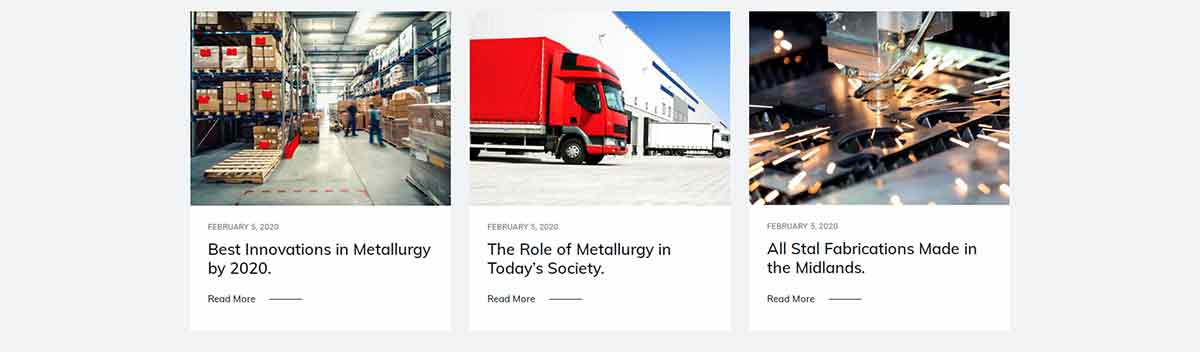
#> input picture ----external template/External template/documentation/stal/assets/images/image_12.jpg, 1200 x 352 px
$ python foto_banner.py '../../----external template/External template/documentation/stal/assets/images/image_12.jpg' '../../----external template/External template/documentation/stal/assets/images/image_13.jpg'
#> lines starting #> are read from the running program, lines starting #| are printed output that depends on the picture
### _ferramentas/arcos/arcos.py
# -*- coding: utf-8 -*-
"""Esquema por arcos da home da Ideal Metrics (secao «Conhecimento»).

REFERENCIA. catalystbehavioral.com/litigation-surveys monta o esquema com quatro
camadas SVG empilhadas: discos palidos cheios, contornos finos de 1px, os
rotulos e uns cartoes. Cada camada desliza numa velocidade propria quando a
pagina rola, e e isso que da profundidade. Os discos NAO sao concentricos aos
contornos: sao manchas independentes por tras.

AQUI. Tres camadas no mesmo vocabulario do site:
  discos    #F0EFEA, o «creme da casa escurecido 4%» que a secao Demandas ja usa
  aros      1px em tinta a 16%; tracejado = divisao de inteligencia
  rotulos   titulo do tema no centro do aro e as normas em pilulas SOBRE o aro,
            no mesmo desenho das etiquetas da secao Demandas (rx 3, branco,
            contorno a 10%, IBM Plex Sans Condensed 500)

CONTEUDO. Temas e normas tirados do mapa estrategico v1.1
(mapa-estrategico-ideal-metrics.html, MAPA.padronizacao e MAPA.inteligencia).
Nada de cliente, onde ja aconteceu, estado ou CNAE.

As larguras das pilulas vem de larguras.json, MEDIDAS no navegador com a fonte
do site (getComputedTextLength), e nao estimadas."""

import json, math, os

AQUI = os.path.dirname(os.path.abspath(__file__))
VB_W, VB_H = 1000, 600
PAD_X, PIL_H = 8, 20           # respiro lateral e altura da pilula, em unidades do viewBox
# 24/09: TODAS as etiquetas com a mesma largura, 62 unidades, menos as de nome
# muito grande, que crescem so o necessario (GHG Protocol, ABNT PR 2030,
# ISO/IEC 27001 e Observatorio setorial)
PIL_W = 62
TXT_PIL, TXT_TIT, LH_TIT = 8.5, 10.5, 12.5   # 22/09: titulo menor a pedido do Leandro (era 13)
# 21/09: etiqueta menor a pedido do Leandro (era 12,5 de corpo e 26 de altura).
# larguras.json foi medido a 12,5: a largura do texto escala linear com o corpo
ESC_PIL = TXT_PIL / 12.5
ESC_TIT = TXT_TIT / 19          # os titulos de larguras.json foram medidos a 19

# (id, pagina, divisao, cx, cy, r, linhas do titulo, [(norma, angulo em graus)])
# angulo: 0 = direita, 90 = baixo (y do SVG cresce para baixo)
TEMAS = [
 # 10/10/2026 (noite): OS DEZ TEMAS DO SITE (os mesmos da figura «Temas de gestao», da grade e do filtro), a pedido
 # do Leandro. «Sistemas de gestao ISO» continua o EIXO no meio, sem etiqueta propria: oito temas ENCOSTAM nele
 # (tangentes, a 45 graus um do outro) e a norma ISO de cada tema mora no ponto de contato (ISO 9001, 14001, 50001,
 # 22000, 37001, 39001, 45001 e ISO/IEC 27001). Fora do eixo, Sustentabilidade e ESG encosta em Responsabilidade
 # social pela SA 8000, e Estudos fica a parte. «Padroes de mercado» deixou de ser tema: FSC foi para Meio ambiente,
 # EcoVadis e IFC para Sustentabilidade e ESG. Segurança viaria (ISO 39001) entrou.
 ('iso', 'implantacao-iso.html', 'p', 420, 300, 120, ['Sistemas de', 'gestão ISO'], []),
 ('qualidade', 'norma-iso-9001.html', 'p', 420, 128, 52, ['Qualidade'],
    [('ISO 9001', 'cruza:iso:baixo'), ('ISO 41001', -135), ('IATF 16949', -45)]),
 ('ambiente', 'norma-iso-14001.html', 'p', 547, 173, 60, ['Meio', 'ambiente'],
    [('ISO 14001', 'cruza:iso:baixo'), ('FSC', -125), ('Rainforest Alliance', -40)]),
 ('carbono', 'gestao-carbono.html', 'p', 604, 300, 64, ['Clima e', 'carbono'],
    [('ISO 50001', 'cruza:iso:baixo'), ('GHG Protocol', -75), ('ISO 14064', -25), ('ISO 14068', 25), ('SBTi', 75)]),
 ('alimentos', 'seguranca-alimentos.html', 'p', 541.6, 421.6, 52, ['Segurança', 'de alimentos'],
    [('ISO 22000', 'cruza:iso:baixo'), ('FSSC 22000', 45)]),
 ('compliance', 'compliance-seguranca-informacao.html', 'p', 420, 472, 52, ['Compliance', 'e riscos'],
    [('ISO 37001', 'cruza:iso:baixo'), ('ISO 37301', 45), ('ISO 22301', 135)]),
 ('viaria', 'seguranca-viaria.html', 'p', 298.4, 421.6, 52, ['Segurança', 'viária'],
    [('ISO 39001', 'cruza:iso:baixo'), ('ISO 39002', 135)]),
 ('nrs', 'norma-iso-45001.html', 'p', 236, 300, 64, ['Saúde e', 'segurança', 'do trabalho'],
    [('ISO 45001', 'cruza:iso:baixo'), ('NR-01', 135), ('NR-12', 180), ('NR-17', -135)]),
 ('si', 'compliance-seguranca-informacao.html', 'p', 293, 173, 60, ['Segurança da', 'informação'],
    [('ISO/IEC 27001', 'cruza:iso:baixo'), ('ISO/IEC 27701', -150), ('LGPD', -100)]),
 ('esg', 'esg.html', 'p', 800, 225, 74, ['Sustentabilidade', 'e ESG'],
    [('ABNT PR 2030', -140), ('GRI', 140), ('IFRS S1 e S2', -90), ('EcoVadis', 90), ('IFC', 40)]),
 ('smeta', 'sedex-smeta.html', 'p', 898, 142, 54, ['Responsabilidade', 'social'],
    [('SA 8000', 'cruza:esg:baixo'), ('SMETA 7.0', -65)]),
 ('estudos', 'estudos-pesquisa.html', 'i', 850, 455, 62, ['Estudos e', 'pesquisa', 'aplicada'],
    [('Nota técnica', 90), ('Observatório setorial', -145), ('EUDR', -35)]),
]

# os pares que se tocam de proposito: a etiqueta da norma mora no ponto de contato
_SAT = ['qualidade', 'ambiente', 'carbono', 'alimentos', 'compliance', 'viaria', 'nrs', 'si']
CRUZAM = {frozenset((t, 'iso')) for t in _SAT} | {frozenset(('smeta', 'esg'))}

# 27/09/2026: «quero que encoste mas nao passe, apenas encoste os aros». O primeiro de cada par anda na linha dos
# centros ate a distancia ser exatamente a soma dos raios; o segundo fica. 10/10: os oito temas do eixo e o par
# Responsabilidade social / Sustentabilidade e ESG.
ENCOSTAR = [(t, 'iso') for t in _SAT] + [('smeta', 'esg')]
def _encosta():
    por = {t[0]: list(t) for t in TEMAS}
    for mov, fixo in ENCOSTAR:
        m, f = por[mov], por[fixo]
        dx, dy = m[3] - f[3], m[4] - f[4]
        d = math.hypot(dx, dy)
        m[3] = f[3] + dx / d * (m[5] + f[5]); m[4] = f[4] + dy / d * (m[5] + f[5])
    return [tuple(por[t[0]]) for t in TEMAS]
TEMAS = _encosta()

# manchas cheias por tras, independentes dos aros (como na referencia), todas
# DENTRO da prancha: a primeira versao deixava uma sair por baixo
# 22/09: manchas 20% menores e tudo mais junto (o esquema deixou de ocupar a largura da pagina)
DISCOS = [(360, 250, 88), (530, 390, 72), (230, 375, 64), (825, 170, 70), (880, 462, 58)]   # 10/10: refeitas para o desenho dos dez temas
# 21/09/2026: tres dos cinco discos em AZUL palido (o ISO, o do ESG com Padroes
# de mercado e o de Estudos), a pedido do Leandro: «quero que tenha partes em
# azul». Os outros dois ficam no bege da casa. Indices de DISCOS.
# 21/09 (noite): «esqueca o bege no diagrama»: TODAS as manchas na trama da do
# ISO (tom 0,95, ~15% de pontos azuis). Antes eram 0, 2 e 4 azuis e o resto bege.
DISCOS_AZUIS = set(range(len(DISCOS)))
# 21/09/2026: os aros soltos (sem rotulo, so ritmo, copiados da referencia)
# SAIRAM. O Leandro perguntou para que serviam, e a resposta era: para nada.
# Todo aro desta secao e um tema.
AROS_SOLTOS = []

def larguras():
    p = os.path.join(AQUI, 'larguras.json')
    return json.load(open(p, encoding='utf-8')) if os.path.exists(p) else {}


# [113 lines left out: functions aro, cruzamento, normas_de, pilulas, titulos, colisoes, not called in this run]


def esc(s):
    return s.replace('&', '&amp;').replace('<', '&lt;').replace('>', '&gt;').replace('"', '&quot;')


# [52 lines left out: functions svg, lista, css_hover, not called in this run]


# [6 lines that do not run on import are left out]


# [13 lines left out: function limites, not called in this run]

### _ferramentas/arcos/manchas.py
# -*- coding: utf-8 -*-
"""As manchas da secao «Conhecimento» viram imagem, para o motor ditherVivo.

POR QUE. O Leandro pediu as manchas mais escuras e com o mesmo rastro do mouse
das fotos da primeira secao. Esse rastro e do motor ditherVivo do index.html:
ele recebe uma imagem de LUMINANCIA, passa pela curva de tom da casa, trama em
Bayer 4x4 por pixel de tela nas quatro cores da rampa, e engrossa a trama onde o
mouse passa. A folha da secao Demandas ja usa o motor assim, com imagem gerada.

O QUE SAI em img/:
  conhecimento-manchas-lum.webp    luminancia, sem perda, que o motor le
  conhecimento-manchas-bayer.webp  a mesma coisa ja tramada, para quem nao tem
                                   WebGL (e para o primeiro quadro)

TOM. O fundo sai em luminancia 1, que a curva leva ao creme puro: fora das
manchas, nada de trama. Dentro, o tom-alvo e escolhido NA SAIDA e a curva e
invertida para achar a luminancia, como o gerador da folha fez:
  mancha azul   tom 0,95   -> 15% dos pontos na azul clara da rampa
  mancha bege   tom 0,975  ->  8%
  cruzamento    o mais escuro dos dois, menos 0,015
(ate 21/09 a tarde eram 0,84 e 0,90, 48% e 30%: o Leandro pediu muito mais claro)
A curva e a do shader: tom = sigmoide(g^0,86, contraste 1,55) + 0,35.

A imagem tem a MESMA caixa do viewBox do SVG, entao cada mancha cai exatamente
onde estava o circulo."""

import math, os, sys
import numpy as np
from PIL import Image

AQUI = os.path.dirname(os.path.abspath(__file__))
sys.path.insert(0, AQUI)
import arcos

SITE = os.path.dirname(os.path.dirname(AQUI))
GAMA, CTR, BRILHO = .86, 1.55, .35
TOM_AZUL, TOM_BEGE, CRUZA = .965, .98, .008   # 24/09 (tarde): «podem ficar mais densas, mas 50% mais transparentes»: 11% de pontos, e a camada inteira a 50% no CSS (monta.py)
# a rampa da folha Demandas (e da tira da 1a secao), ja passada pelo filtro creme
CORES = np.array([[21.2, 50.9, 80.6], [24.2, 56.2, 88.1], [103.0, 146.1, 189.4], [250, 249, 245]])
LARG = 1800          # a vaga passou a ocupar a largura da pagina (ate ~1440 css vezes 1,25)


def tom(g):
    v = np.clip(np.power(np.maximum(g, 0), GAMA), 1e-6, 1 - 1e-6)
    a, b = np.power(v, CTR), np.power(1 - v, CTR)
    return np.clip(a / (a + b) + BRILHO, 0, 1)


# [45 lines left out: functions lum_para, main, not called in this run]


# [2 lines that do not run on import are left out]

### _ferramentas/banner/foto_banner.py
# -*- coding: utf-8 -*-
"""Foto no banner de uma pagina, no jeito do site da CQT: creme puro a esquerda,
onde se le o titulo, e a foto aparecendo sob a trama para a direita.

    python _ferramentas/banner/foto_banner.py <cru.jpg> <saida-lum.webp> [--gama 1.4]

COMO FUNCIONA. O motor js/trama.js recebe uma imagem de LUMINANCIA e faz a trama
Bayer da casa por pixel de tela. Entao o esvanecimento nao e opacidade: e a
propria luminancia que vai de 1 (creme, sem ponto nenhum) a esquerda para a foto
a direita. Assim o titulo fica sobre creme limpo e a foto nasce sem borda.

  x < INICIO          -> creme puro
  INICIO .. FIM       -> rampa suave (smoothstep) entre creme e foto
  x > FIM             -> a foto, com a gama aplicada

RECORTE. A faixa e larga (a vaga tem ~1900 x 300 css). A imagem sai em 3:1, e o
cover do motor corta o resto. O recorte pega a parte de baixo do quadro, onde
esta a operacao, e nao o ceu vazio."""

import os, sys
import numpy as np
from PIL import Image

AQUI = os.path.dirname(os.path.abspath(__file__))
SITE = os.path.dirname(os.path.dirname(AQUI))
sys.path.insert(0, os.path.join(SITE, '_ferramentas', 'arcos'))
import manchas

LARG, ALT = 2400, 800          # 3:1, com folga para o cover
INICIO, FIM = .30, .78         # onde a foto comeca a aparecer e onde fica inteira
TOPO = .30                     # de onde cortar na vertical (0 = topo do original)


def main(cru, saida, gama=1.4, inicio=INICIO, fim=FIM, suave=1.0):
#> called with gama = 1.4, inicio = 0.3, fim = 0.78, suave = 1
    im = Image.open(cru).convert('L')
    # recorte 3:1, ancorado abaixo do topo
    alvo = LARG / ALT
    w, h = im.size
    if w / h > alvo:
        nw = round(h * alvo); x0 = (w - nw) // 2
        im = im.crop((x0, 0, x0 + nw, h))
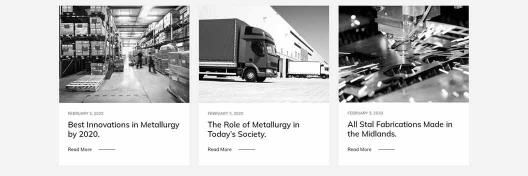
#> im: PIL image 1056x352 L (shown at 1/2 size); min 0, max 255, mean 199.4
    else:
        nh = round(w / alvo); y0 = min(max(0, round(h * TOPO)), h - nh)
        im = im.crop((0, y0, w, y0 + nh))
    im = im.resize((LARG, ALT), Image.LANCZOS)
#> im: PIL image 2400x800 L

    foto = np.clip(np.asarray(im, dtype=np.float64) / 255, 0, 1) ** gama
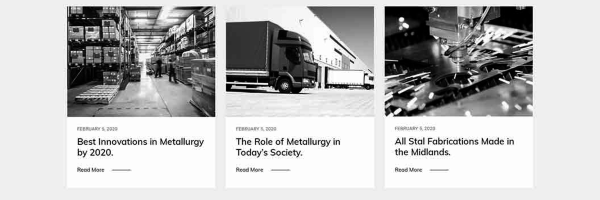
#> foto: shape (800, 2400) float64 (shown at 1/4 size); min 0, max 1, mean 0.743
    x = (np.arange(LARG) + .5) / LARG
    t = np.clip((x - inicio) / (fim - inicio), 0, 1)
    t = t * t * (3 - 2 * t)                      # smoothstep
    # 02/10/2026: «o corte entre a foto e a parte escrita esta muito acentuado, mais smooth». --suave > 1
    # atrasa a entrada da foto (t elevado a potencia): foto escura deixa de nascer de uma vez
    t = t ** suave
    lum = 1 - t[None, :] * (1 - foto)            # 1 = creme; a foto entra pela direita

    Image.fromarray((lum * 255).round().astype(np.uint8), 'L').save(saida, lossless=True)
    # prova tramada, para conferir sem abrir o site
    m4 = np.array([[0, 8, 2, 10], [12, 4, 14, 6], [3, 11, 1, 9], [15, 7, 13, 5]])
    yy, xx = np.mgrid[0:ALT, 0:LARG]
    T = (m4[yy % 4, xx % 4] + .5) / 16
    k = np.clip(np.floor(manchas.tom(lum) * 3 + T), 0, 3).astype(int)
#> in tom, `a, b = np.power(v, CTR), np.power(1 - v, CTR)`:
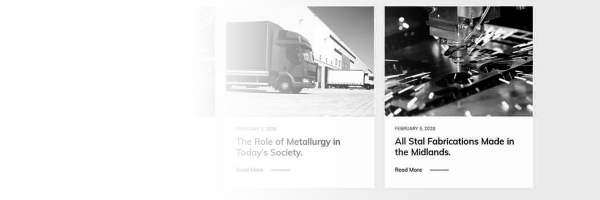
#> a: shape (800, 2400) float64 (shown at 1/4 size); min 5.01e-10, max 1, mean 0.86
#> in tom, `a, b = np.power(v, CTR), np.power(1 - v, CTR)`:
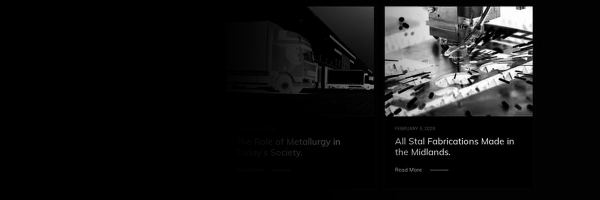
#> b: shape (800, 2400) float64 (shown at 1/4 size); min 5.01e-10, max 1, mean 0.0783
#> in tom, `return np.clip(a / (a + b) + BRILHO, 0, 1)`:
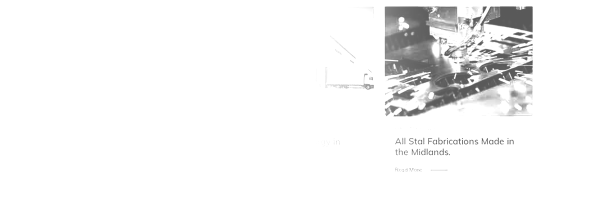
#> returned value: shape (800, 2400) float64 (shown at 1/4 size); min 0.35, max 1, mean 0.956
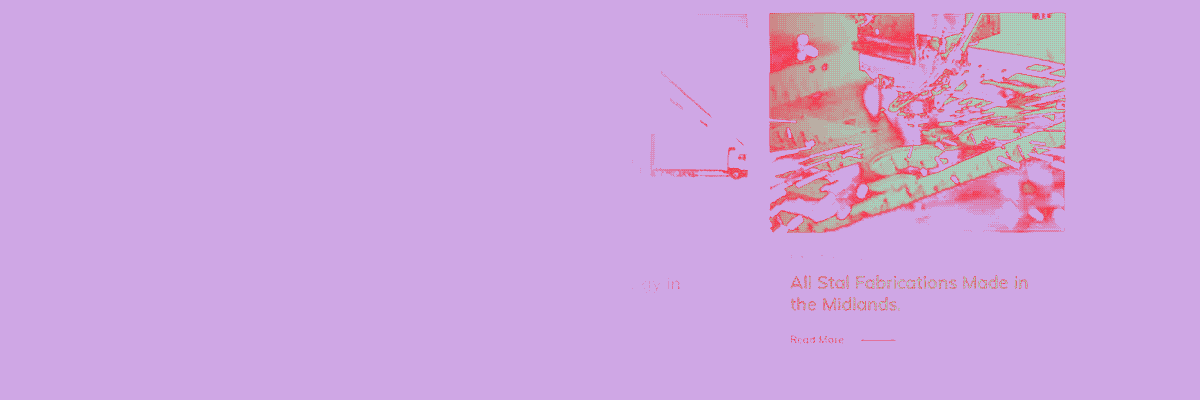
#> k: shape (800, 2400) int64 (shown at 1/2 size); 3 distinct labels, from 1 to 3; one colour per label, 0 black
    prova = saida.replace('.webp', '-prova.png')
    Image.fromarray(manchas.CORES[k].round().astype(np.uint8), 'RGB').save(prova)
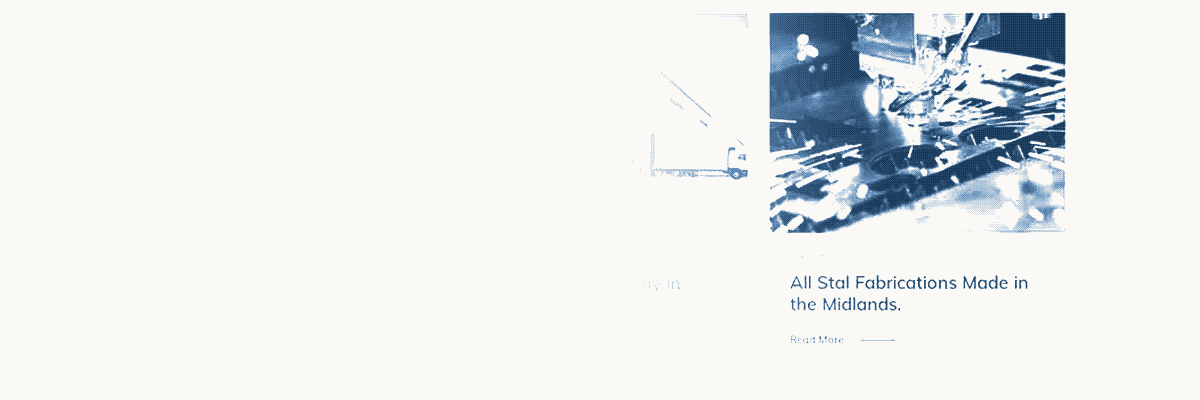
#> saved as image_13.jpg: PIL image 2400x800 RGB (shown at 1/2 size); mean R, G, B 233.6, 236, 235.6
    print('%s: %d x %d, gama %.1f, creme ate %d%%' % (os.path.basename(saida), LARG, ALT, gama, INICIO * 100))
    print('prova:', prova)


# [9 lines left out: function _caixa, not called in this run]


SIGMA_MASC = .035          # 05/10: a borda da foto com zoom abaixo de 1 esmaece com sigma = 3,5% da altura do espaco (a aba [ 08 ])
CREME_RGB = (250, 249, 245)


# [93 lines left out: functions posicao, mascara_zoom, luz_da_receita, not called in this run]


TOM_BANNER = {'brilhoTom': .35, 'gama': .86, 'ctr': 1.55, 'escuro': 0.0}      # o padrao do js/banner.js


# [73 lines left out: functions tom_da_receita, curva_tom, passagem_no_tom, da_receita, not called in this run]


if __name__ == '__main__':
    if '--receita' in sys.argv:
        i = sys.argv.index('--receita'); rec = sys.argv[i + 1]; del sys.argv[i:i + 2]
        pv = None
        if '--prova' in sys.argv:
            i = sys.argv.index('--prova'); pv = sys.argv[i + 1]; del sys.argv[i:i + 2]
        da_receita(sys.argv[1], sys.argv[2], rec, pv); sys.exit()
    g = 1.4
    if '--gama' in sys.argv:
        i = sys.argv.index('--gama'); g = float(sys.argv[i + 1]); del sys.argv[i:i + 2]
    def _op(n, pad):
        if n in sys.argv:
            i = sys.argv.index(n); v = float(sys.argv[i + 1]); del sys.argv[i:i + 2]; return v
        return pad
    ini, fim, suave = _op('--inicio', INICIO), _op('--fim', FIM), _op('--suave', 1.0)
    main(sys.argv[1], sys.argv[2], g, ini, fim, suave)

$ run again, on ----external template/External template/documentation/stal/assets/images/image_14.jpg
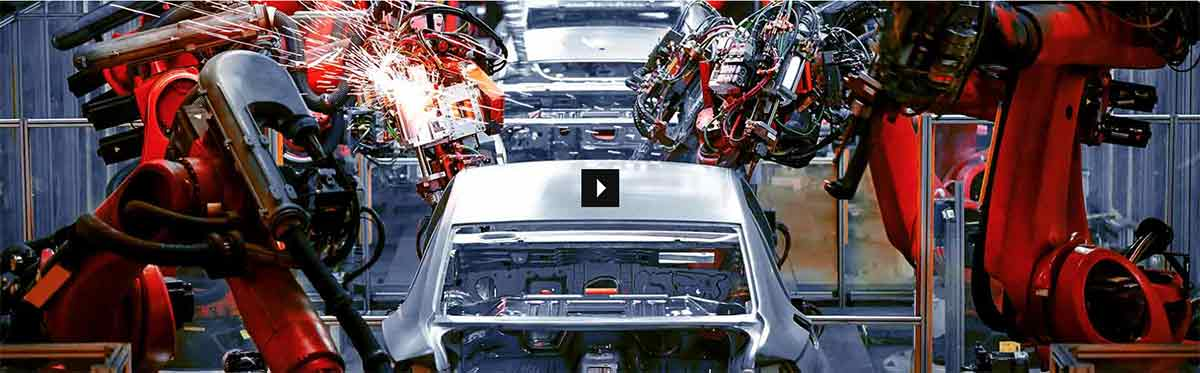
#> input picture ----external template/External template/documentation/stal/assets/images/image_14.jpg, 1200 x 373 px
#> in main, `k = np.clip(np.floor(manchas.tom(lum) * 3 + T), 0, 3).astype(int)`:
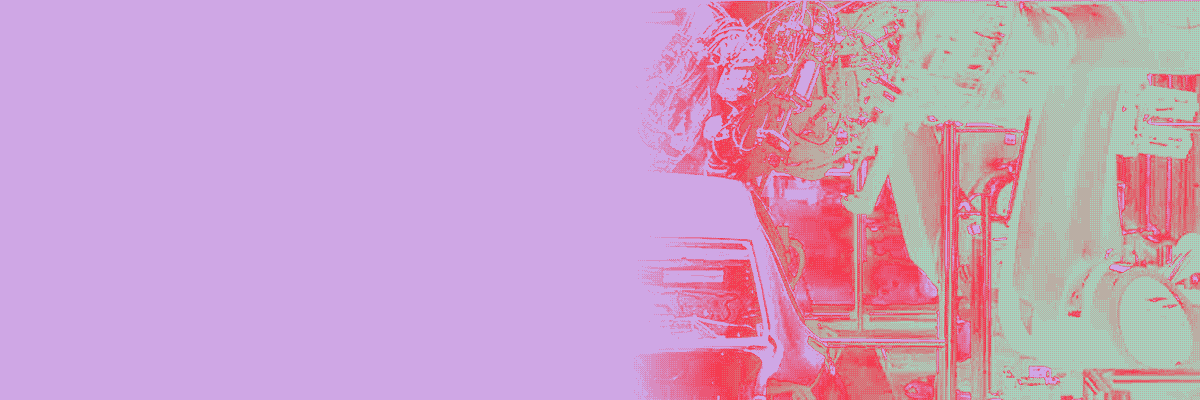
#> k: shape (800, 2400) int64 (shown at 1/2 size); 3 distinct labels, from 1 to 3; one colour per label, 0 black
#> in main, `Image.fromarray(manchas.CORES[k].round().astype(np.uint8), 'RGB').save..`:
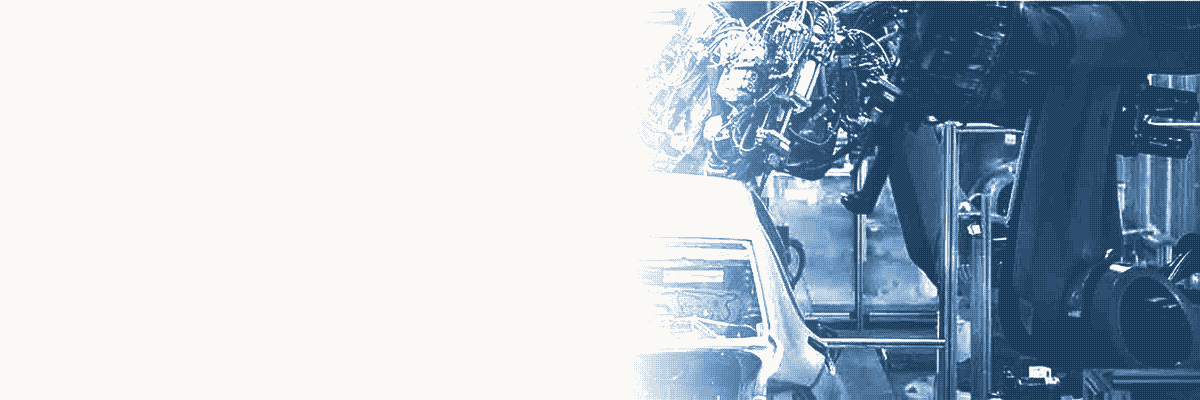
#> saved as image_14.jpg: PIL image 2400x800 RGB (shown at 1/2 size); mean R, G, B 179.8, 192.3, 203
